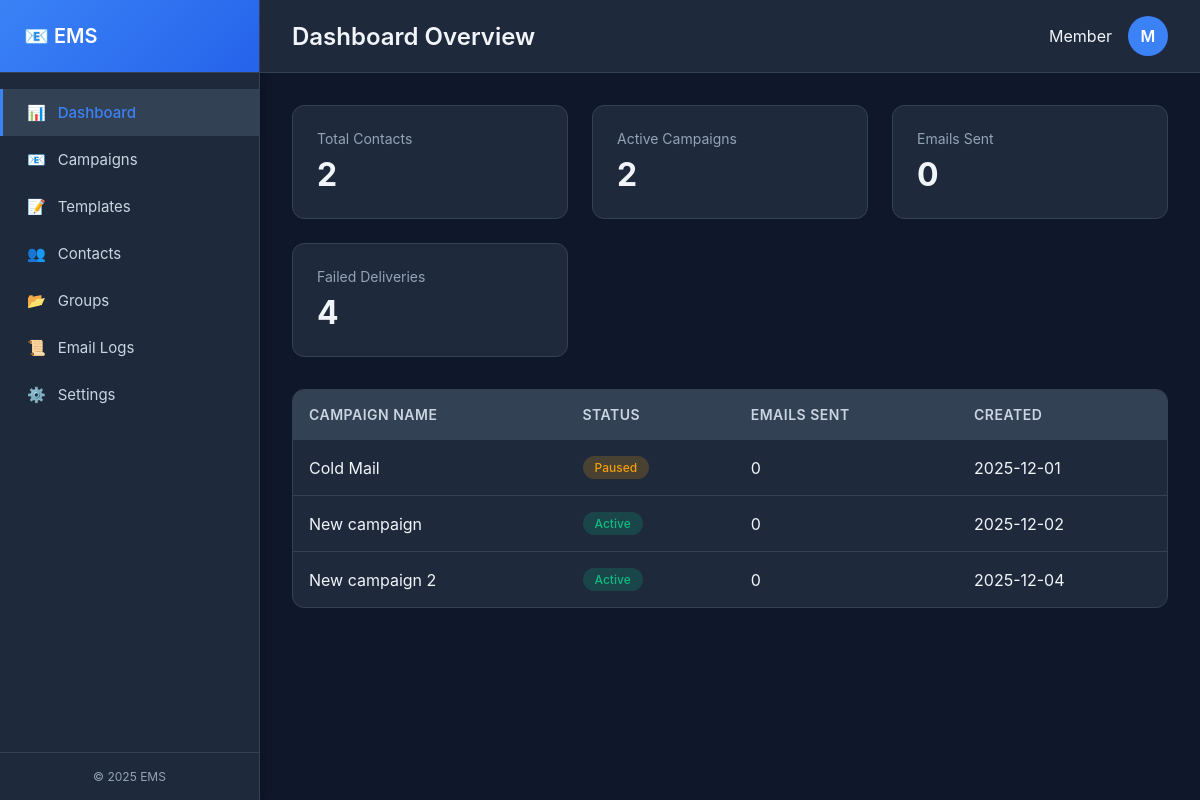
/member_dashboard.php (signed in), run on the app's committed database.
### tables this page shows
CREATE TABLE `Campaigns` (
  `campaign_id` int NOT NULL,
  `member_id` int NOT NULL,
  `campaign_name` varchar(150) NOT NULL,
  `campaign_description` text,
  `campaign_status` enum('Draft','Active','Paused','Completed','Archived') DEFAULT 'Draft',
  `schedule_time` datetime DEFAULT NULL,
  `created_at` datetime DEFAULT CURRENT_TIMESTAMP
);

### config/Database.php (called while the page is built, shortened)
<?php
class dataBase {
    public function __construct( $db_config = [] ) {
        $this->servername = $db_config[ 'host' ] ?? 'localhost';
        $this->username   = $db_config[ 'user' ] ?? 'root';
        $this->password   = $db_config[ 'password' ] ?? 'root';
        $this->db_name         = $db_config[ 'database' ] ?? 'email_marketing_system';
        $this->db = new mysqli( $this->servername, $this->username, $this->password, $this->db_name );
    }
}
?>

### classes/BaseModelHelper.php (called while the page is built, shortened)
<?php
class BaseModelHelper {
    public static function mysqliGetAll($db, $table, $conditions = []) {
        $sql = "SELECT * FROM {$table}";
        if (!empty($conditions)) {
            $columns_result = $db->query("SHOW COLUMNS FROM {$table}");
            $existing_columns = [];
            if ($columns_result) {
                while ($col = $columns_result->fetch_assoc()) {
                    $existing_columns[] = $col['Field'];
                }
            }
            $whereParts = [];
            foreach ($conditions as $col => $val) {
                if (in_array($col, $existing_columns)) {
                    $escapedVal = $db->real_escape_string($val);
                    $whereParts[] = "{$col} = '{$escapedVal}'";
                }
            }
            if (!empty($whereParts)) {
                $sql .= " WHERE " . implode(" AND ", $whereParts);
            }
        }
        $result = $db->query($sql);
        $rows = [];
        if ($result && $result->num_rows > 0) {
            while ($row = $result->fetch_assoc()) {
                $rows[] = $row;
            }
        }
        return $rows;
    }
}
?>

### member_dashboard.php (the view, shortened to what this page needs)
<?php
require_once 'classes/emailLog.php';
require_once 'classes/BaseModelHelper.php';
require_once 'config/Database.php';
$member_id = $_SESSION['member_id'];
$db = new dataBase(['host' => 'localhost', 'user' => 'root', 'password' => 'root', 'database' => 'email_marketing_system']);
$contacts_data = BaseModelHelper::mysqliGetAll($db->db, 'Contacts', ['member_id' => $member_id]);
$campaigns = BaseModelHelper::mysqliGetAll($db->db, 'Campaigns', ['member_id' => $member_id]);
$email_logs = [];
$campaign_ids = array_column($campaigns, 'campaign_id');
if (!empty($campaign_ids)) {
    $campaign_ids_str = implode(',', array_map('intval', $campaign_ids));
    $log_sql = "SELECT el.*, c.campaign_name, ct.email as recipient_email
                FROM Email_Log el
                LEFT JOIN Campaigns c ON el.campaign_id = c.campaign_id
                LEFT JOIN Contacts ct ON el.contact_id = ct.contact_id
                WHERE el.campaign_id IN ($campaign_ids_str)
                ORDER BY el.sent_on DESC
                LIMIT 100";
    $log_result = $db->db->query($log_sql);
    if ($log_result && $log_result->num_rows > 0) {
        $email_logs = $log_result->fetch_all(MYSQLI_ASSOC);
    }
}
$total_contacts = count($contacts_data);
$active_campaigns = count(array_filter($campaigns, function($c) { return $c['campaign_status'] == 'Active'; }));
$total_emails_sent = count(array_filter($email_logs, function($e) { return ($e['delivery_status'] ?? $e['status'] ?? '') == 'Sent'; }));
$failed_deliveries = count(array_filter($email_logs, function($e) { return ($e['delivery_status'] ?? $e['status'] ?? '') == 'Failed'; }));
?>
<!DOCTYPE html>
<html lang="en">
<head>
</head>
<body>
    <div class="sidebar">
        <div class="sidebar-header">
            <h2>📧 EMS</h2>
        </div>
        <nav class="sidebar-nav">
            <a href="#" class="nav-item active" data-section="dashboard">
                <span>📊</span>
                <span>Dashboard</span>
            </a>
            <a href="campaign.php" class="nav-item">
                <span>📧</span>
                <span>Campaigns</span>
            </a>
            <a href="#" class="nav-item" data-section="templates">
                <span>📝</span>
                <span>Templates</span>
            </a>
            <a href="#" class="nav-item" data-section="contacts">
                <span>👥</span>
                <span>Contacts</span>
            </a>
            <a href="#" class="nav-item" data-section="groups">
                <span>📂</span>
                <span>Groups</span>
            </a>
            <a href="#" class="nav-item" data-section="email_logs">
                <span>📜</span>
                <span>Email Logs</span>
            </a>
            <a href="#" class="nav-item" data-section="settings">
                <span>⚙️</span>
                <span>Settings</span>
            </a>
        </nav>
        <div class="sidebar-footer">
            &copy; 2025 EMS
        </div>
    </div>
    <div class="main-content">
        <div class="topbar">
            <h1 id="page-title">Dashboard Overview</h1>
            <div class="user-menu">
                <span>Member</span>
                <div class="user-avatar">M</div>
            </div>
        </div>
        <div class="content-area">
        <div id="dashboard" class="section active">
                <div class="stats-grid">
                    <div class="stat-card">
                        <div class="stat-label">Total Contacts</div>
                        <div class="stat-value"><?= $total_contacts ?></div>
                </div>
                    <div class="stat-card">
                        <div class="stat-label">Active Campaigns</div>
                        <div class="stat-value"><?= $active_campaigns ?></div>
                </div>
                    <div class="stat-card">
                        <div class="stat-label">Emails Sent</div>
                        <div class="stat-value"><?= number_format($total_emails_sent) ?></div>
                </div>
                    <div class="stat-card">
                        <div class="stat-label">Failed Deliveries</div>
                        <div class="stat-value"><?= $failed_deliveries ?></div>
                </div>
            </div>
                <div class="table-container">
                <table>
                    <thead>
                        <tr>
                            <th>Campaign Name</th>
                            <th>Status</th>
                            <th>Emails Sent</th>
                                <th>Created</th>
                        </tr>
                    </thead>
                        <tbody>
                            <?php if (empty($campaigns)): ?>
                                <tr>
                                    <td colspan="4" style="text-align: center; padding: 2rem; color: var(--text-muted);">
                                        No campaigns found. <a href="campaign.php" style="color: var(--accent);">Create your first campaign!</a>
                                    </td>
                        </tr>
                            <?php else: ?>
                                <?php
                                $recent_campaigns = array_slice($campaigns, 0, 5);
                                foreach ($recent_campaigns as $campaign):
                                    $campaign_emails = array_filter($email_logs, function($e) use ($campaign) {
                                        return $e['campaign_id'] == $campaign['campaign_id'] && ($e['delivery_status'] ?? '') == 'Sent';
                                    });
                                    $emails_sent_count = count($campaign_emails);
                                ?>
                                    <tr>
                                        <td><?= htmlspecialchars($campaign['campaign_name']) ?></td>
                                        <td>
                                            <span class="badge badge-<?= strtolower($campaign['campaign_status']) == 'active' ? 'success' : (strtolower($campaign['campaign_status']) == 'draft' ? 'muted' : 'warning') ?>">
                                                <?= $campaign['campaign_status'] ?>
                                            </span>
                                        </td>
                                        <td><?= $emails_sent_count ?></td>
                                        <td><?= date('Y-m-d', strtotime($campaign['created_at'])) ?></td>
                        </tr>
                                <?php endforeach; ?>
                            <?php endif; ?>
                    </tbody>
                </table>
            </div>
        </div>
    </div>
                        </div>
</body>
</html>

### member_dashboard.php (style rules this page uses)
:root { --bg-primary: #0f172a; --bg-secondary: #1e293b; --bg-tertiary: #334155; --bg-hover: #475569; --text-primary: #f1f5f9; --text-secondary: #cbd5e1; --text-muted: #94a3b8; --accent: #3b82f6; --accent-hover: #2563eb; --success: #10b981; --warning: #f59e0b; --danger: #ef4444; --border: #334155; --shadow: rgba(0, 0, 0, 0.3); }
* { box-sizing: border-box; margin: 0; padding: 0; }
body { font-family: 'Inter', 'Segoe UI', Roboto, sans-serif; background: var(--bg-primary); color: var(--text-primary); display: flex; height: 100vh; overflow: hidden; }
.sidebar { width: 260px; background: var(--bg-secondary); border-right: 1px solid var(--border); display: flex; flex-direction: column; box-shadow: 2px 0 10px var(--shadow); }
.sidebar-header { padding: 1.5rem; border-bottom: 1px solid var(--border); background: linear-gradient(135deg, var(--accent), var(--accent-hover)); }
.sidebar-header h2 { color: white; font-size: 1.25rem; font-weight: 600; }
.sidebar-nav { flex: 1; overflow-y: auto; padding: 1rem 0; }
.nav-item { display: block; padding: 0.875rem 1.5rem; color: var(--text-secondary); text-decoration: none; transition: all 0.2s; border-left: 3px solid transparent; display: flex; align-items: center; gap: 0.75rem; }
.nav-item.active { background: var(--bg-tertiary); color: var(--accent); border-left-color: var(--accent); font-weight: 500; }
.nav-item span { font-size: 0.9375rem; }
.sidebar-footer { padding: 1rem; text-align: center; font-size: 0.75rem; color: var(--text-muted); border-top: 1px solid var(--border); }
.main-content { flex: 1; display: flex; flex-direction: column; overflow: hidden; }
.topbar { background: var(--bg-secondary); border-bottom: 1px solid var(--border); padding: 1rem 2rem; display: flex; justify-content: space-between; align-items: center; }
.topbar h1 { font-size: 1.5rem; font-weight: 600; }
.user-menu { display: flex; align-items: center; gap: 1rem; }
.user-avatar { width: 40px; height: 40px; border-radius: 50%; background: var(--accent); display: flex; align-items: center; justify-content: center; color: white; font-weight: 600; }
.content-area { flex: 1; overflow-y: auto; padding: 2rem; }
.stats-grid { display: grid; grid-template-columns: repeat(auto-fit, minmax(240px, 1fr)); gap: 1.5rem; margin-bottom: 2rem; }
.stat-card { background: var(--bg-secondary); border: 1px solid var(--border); border-radius: 12px; padding: 1.5rem; transition: all 0.3s; }
.stat-label { font-size: 0.875rem; color: var(--text-muted); margin-bottom: 0.5rem; }
.stat-value { font-size: 2rem; font-weight: 700; color: var(--text-primary); }
.section { display: none; }
.section.active { display: block; }
.table-container { background: var(--bg-secondary); border: 1px solid var(--border); border-radius: 12px; overflow: hidden; }
table { width: 100%; border-collapse: collapse; }
thead { background: var(--bg-tertiary); }
th { padding: 1rem; text-align: left; font-size: 0.875rem; font-weight: 600; color: var(--text-secondary); text-transform: uppercase; letter-spacing: 0.5px; }
td { padding: 1rem; border-top: 1px solid var(--border); color: var(--text-primary); }
tbody tr { transition: background 0.2s; }
.badge { display: inline-block; padding: 0.25rem 0.75rem; border-radius: 12px; font-size: 0.75rem; font-weight: 500; }
.badge-success { background: rgba(16, 185, 129, 0.2); color: var(--success); }
.badge-warning { background: rgba(245, 158, 11, 0.2); color: var(--warning); }

### data on the page
campaigns: campaign_name "Cold Mail", campaign_status "Paused", emails_sent_count "0", created_at "2025-12-01"
campaigns: campaign_name "New campaign", campaign_status "Active", emails_sent_count "0", created_at "2025-12-02"
campaigns: campaign_name "New campaign 2", campaign_status "Active", emails_sent_count "0", created_at "2025-12-04"

### other printed values
$total_contacts "2"
$active_campaigns "2"
$total_emails_sent "0"
$failed_deliveries "4"
